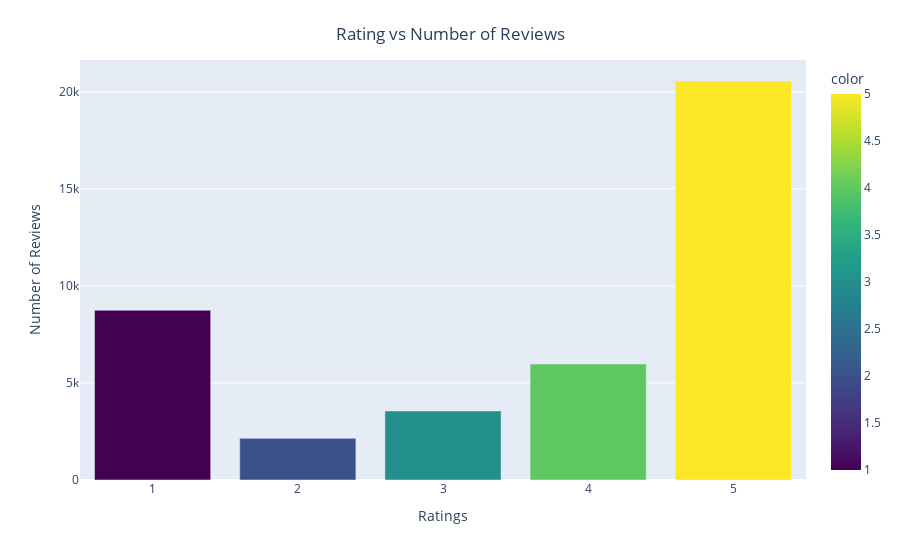

Notebook cell for this chart:
### Code cell
import plotly.express as px
import numpy as np

# Assuming `df_cat` is the categorical-labeled data returned from preprocess_categorical_labels
# If you're using the binary-labeled data, replace `df_cat` with the binary dataset (df_bin).

# Count occurrences of each label in the categorical dataset
label_counts = df_cat['label'].value_counts().sort_index()

# Create a bar plot using Plotly
fig = px.bar(
    x=label_counts.index,  # Categories in 'label'
    y=label_counts.values,  # Corresponding counts
    color=label_counts.index,  # Use the label as the color
    color_continuous_scale="Viridis"  # Color scheme
)

# Update axis labels and title
fig.update_xaxes(title="Ratings")
fig.update_yaxes(title="Number of Reviews")
fig.update_layout(
    showlegend=True,
    title={
        'text': 'Rating vs Number of Reviews',
        'y': 0.95,
        'x': 0.5,
        'xanchor': 'center',
        'yanchor': 'top'
    }
)

# Show the plot
fig.show()

### Figure 1 — Plotly figure (JSON) as saved in the notebook; plotly's stock layout.template omitted (floating-point values rounded to 4 significant figures)
{"data": [{"alignmentgroup": "True", "hovertemplate": "x=%{x}<br>y=%{y}<br>color=%{marker.color}<extra></extra>", "legendgroup": "", "marker": {"color": [1, 2, 3, 4, 5], "coloraxis": "coloraxis", "pattern": {"shape": ""}}, "name": "", "offsetgroup": "", "orientation": "v", "showlegend": false, "textposition": "auto", "type": "bar", "x": [1, 2, 3, 4, 5], "xaxis": "x", "y": [8745, 2145, 3557, 5976, 20554], "yaxis": "y"}], "layout": {"barmode": "relative", "coloraxis": {"colorbar": {"title": {"text": "color"}}, "colorscale": [[0, "#440154"], [0.1111, "#482878"], [0.2222, "#3e4989"], [0.3333, "#31688e"], [0.4444, "#26828e"], [0.5556, "#1f9e89"], [0.6667, "#35b779"], [0.7778, "#6ece58"], [0.8889, "#b5de2b"], [1, "#fde725"]]}, "legend": {"tracegroupgap": 0}, "margin": {"t": 60}, "showlegend": true, "title": {"text": "Rating vs Number of Reviews", "x": 0.5, "xanchor": "center", "y": 0.95, "yanchor": "top"}, "xaxis": {"anchor": "y", "domain": [0, 1], "title": {"text": "Ratings"}}, "yaxis": {"anchor": "x", "domain": [0, 1], "title": {"text": "Number of Reviews"}}}}
